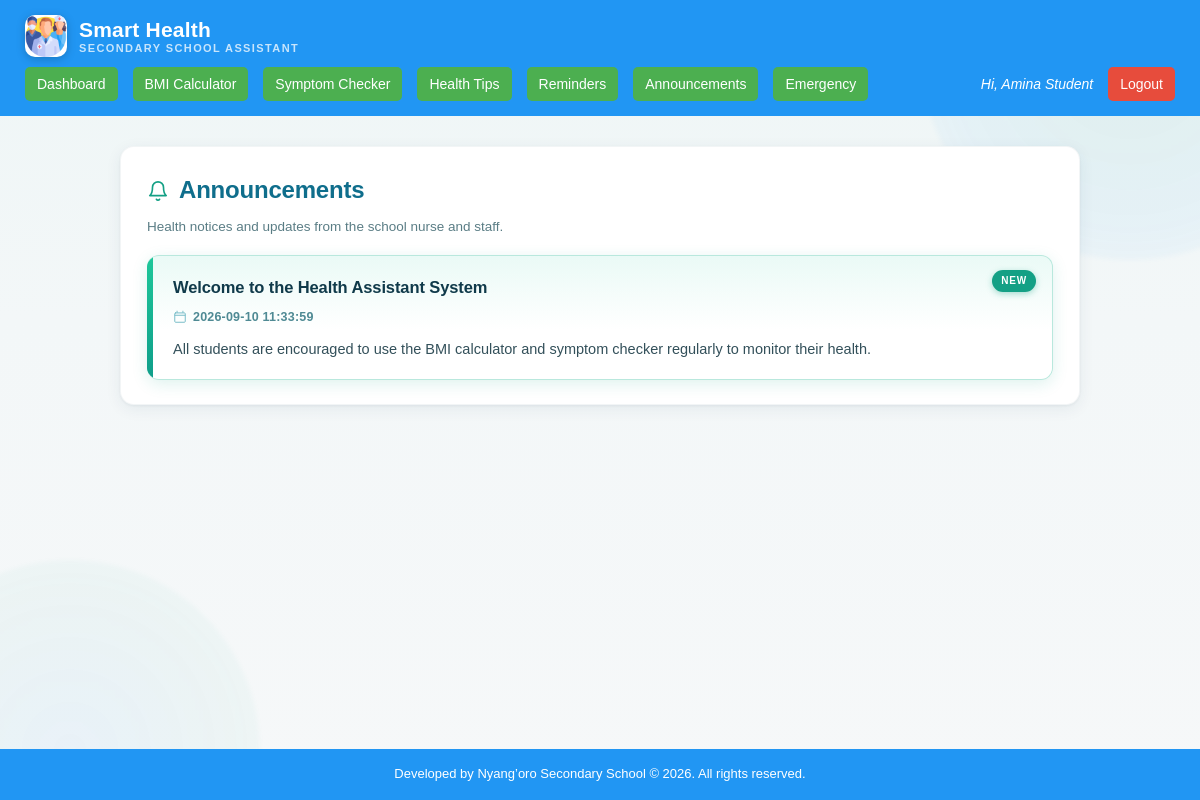
Page /student/announcements.php (signed in) on the committed database.
### tables this page shows
CREATE TABLE announcements (
    announcement_id INT AUTO_INCREMENT PRIMARY KEY,
    title VARCHAR(150) NOT NULL,
    message TEXT NOT NULL,
    posted_by INT DEFAULT NULL,
    date_posted TIMESTAMP DEFAULT CURRENT_TIMESTAMP,
    FOREIGN KEY (posted_by) REFERENCES users(user_id) ON DELETE SET NULL
);

### student/announcements.php (the view, shortened to what this page needs)
<?php
include '../config/db.php';
include '../includes/header.php';
?>
<div class="card">
    <h2>
        Announcements
    </h2>
    <p style="color:#5a7d85; font-size:13.5px; margin-top:-8px; margin-bottom:18px;">
        Health notices and updates from the school nurse and staff.
    </p>
    <?php
    $list = mysqli_query($conn, "SELECT * FROM announcements ORDER BY date_posted DESC");
    if (mysqli_num_rows($list) > 0) {
        echo '<ul class="announcements-list">';
        while ($row = mysqli_fetch_assoc($list)) {
            echo '<li>';
            echo '<strong>' . htmlspecialchars($row['title']) . '</strong>';
            echo '<span class="muted">' . htmlspecialchars($row['date_posted']) . '</span>';
            echo '<div>' . nl2br(htmlspecialchars($row['message'])) . '</div>';
            echo '</li>';
        }
        echo '</ul>';
    }
    ?>
</div>
<?php include '../includes/footer.php'; ?>

### assets/css/style.css (style rules this page uses)
* { margin: 0; padding: 0; box-sizing: border-box; font-family: Arial, Helvetica, sans-serif; }
html { height: 100%; }
body { background: linear-gradient(180deg, #eef6f6 0%, #f3f7f8 40%, #f6f8f9 100%); color: #2c3e50; line-height: 1.6; min-height: 100vh; position: relative; display: flex; flex-direction: column; }
body:not(.auth-page):not(.index-page)::before, body:not(.auth-page):not(.index-page)::after { content: ""; position: fixed; z-index: 0; border-radius: 50%; pointer-events: none; filter: blur(2px); }
body:not(.auth-page):not(.index-page)::before { width: 420px; height: 420px; top: -160px; right: -140px; background: radial-gradient(circle, rgba(20, 160, 133, 0.08) 0%, rgba(33, 150, 243, 0.05) 60%, transparent 100%); }
body:not(.auth-page):not(.index-page)::after { width: 380px; height: 380px; bottom: -140px; left: -120px; background: radial-gradient(circle, rgba(33, 150, 243, 0.06) 0%, rgba(20, 160, 133, 0.04) 60%, transparent 100%); }
.card { background: #fff; border-radius: 14px; padding: 24px 26px; margin-bottom: 20px; box-shadow: 0 4px 16px rgba(15, 60, 90, 0.07), 0 1px 3px rgba(15, 60, 90, 0.06); border: 1px solid rgba(15, 60, 90, 0.05); transition: box-shadow 0.2s ease, transform 0.2s ease; }
.card h2, .card h3 { color: #0f6e8c; margin-bottom: 14px; font-weight: 800; letter-spacing: -0.2px; }
.card h2 { display: flex; align-items: center; gap: 10px; }
.card h2 svg, .card h3 svg { flex: 0 0 auto; width: 22px; height: 22px; color: #14a085; }
.announcements-list { list-style: none; display: flex; flex-direction: column; gap: 16px; padding-left: 0; }
.announcements-list li { position: relative; background: linear-gradient(180deg, #f4fbfa 0%, #ffffff 55%); border: 1px solid #dcf0ec; border-left: none; padding: 18px 20px 18px 26px; border-radius: 12px; box-shadow: 0 2px 10px rgba(15, 110, 140, 0.06); transition: box-shadow 0.2s ease, transform 0.15s ease; overflow: hidden; }
.announcements-list li::before { content: ""; position: absolute; left: 0; top: 0; bottom: 0; width: 6px; background: linear-gradient(180deg, #14a085, #0f6e8c); }
.announcements-list li:first-child { background: linear-gradient(180deg, #eafaf6 0%, #ffffff 60%); border-color: #b9e8dd; box-shadow: 0 4px 16px rgba(20, 160, 133, 0.14); }
.announcements-list li:first-child::before { background: linear-gradient(180deg, #1fc79a, #0f9e8a); }
.announcements-list li:first-child::after { content: "NEW"; position: absolute; top: 14px; right: 16px; background: #14a085; color: #fff; font-size: 10px; font-weight: 800; letter-spacing: 0.8px; padding: 3px 9px; border-radius: 999px; box-shadow: 0 2px 6px rgba(20, 160, 133, 0.35); }
.announcements-list li strong { display: block; font-size: 16.5px; color: #103a4a; font-weight: 700; letter-spacing: -0.1px; padding-right: 50px; }
.announcements-list li .muted { color: #4f8a94; font-size: 12.5px; font-weight: 600; display: flex; align-items: center; gap: 6px; margin: 6px 0 10px; letter-spacing: 0.2px; }
.announcements-list li .muted::before { content: ""; display: inline-block; width: 14px; height: 14px; flex: 0 0 auto; background-color: #6fb8c4; }
.announcements-list li div { margin-top: 4px; color: #33505a; font-size: 14.5px; line-height: 1.7; }

### rows in the picture
announcements: title "Welcome to the Health Assistant System", date_posted "2026-09-10 11:33:59", message "All students are encouraged to use the BMI calculator and symptom checker regularly to monitor their health."

### other values in the picture
$_SESSION['full_name'] "Amina Student"
